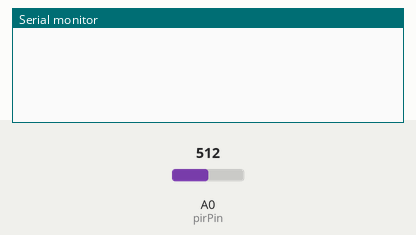
Bench run of a sketch on a simulated Arduino Uno, built with avr-gcc and run on an emulated ATmega328P. On the bench: the last lines printed to the serial monitor. The test bench sets the inputs (shaded band); at power-on: A0 (pirPin) = 512.

Above: at 1.2 s.
1.3 s: A0 (pirPin) set to 610
At 2.4 s:
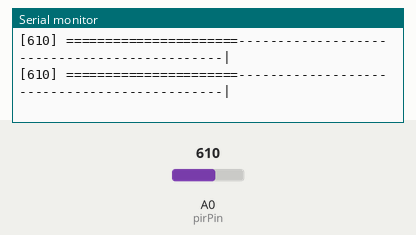
2.8 s: A0 (pirPin) set to 605
At 3.6 s:
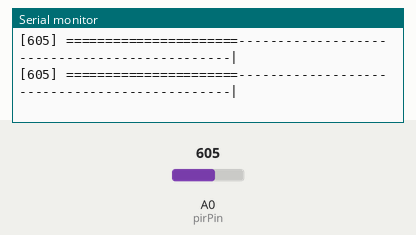

Measured:
- after the input at 1.3 s, the serial monitor: prints a new line at once (image 1)
- after the input at 2.8 s, the serial monitor: prints a new line at once (image 2)

The sketch:

analog_pir.ino
```cpp
/*
 *   Analog PIR motion detection
 *
 *   Uses the standard HC-SR501 or any motion sensor using the BISS0001 chip
 *
 *   To acquire the analog signal you need to solder a wire to PIN 12 of the BISS0001 chip.
 *   Pin 12 is the Analog Output from an Op-amp ... at 0 to 3.3v
 *
 *   No motion: ~ 1.65v
 *
 *   Motion: 0v to 3.3v
 *
 *   As motion takes place, the analog signal will reflect the motion it sees.
 */
int pirPin=0;
int value=0;
int motion_status = 0;
int motion_trigger = 0;
long unsigned int motion_timer;
long unsigned int motion_start_timer;

// DEBUG INFO -- a visual display of the motion data
boolean SHOW_DEBUG = true;

void setup()
{
  Serial.begin(115200);
  // For Arduino Boards with External ARef
  analogReference(EXTERNAL);
  pinMode(pirPin, INPUT);
}
void loop()
{
    int tmp_val = 0;
    int inv_val = 0;
    int i = 0;
    int res = 3;


    // get value
    value=analogRead(pirPin);

    // Analog values will hover in the middle of the analog range while no motion is detected
    // So, we look for changes (Up or Down)
    if (value > 600 || value < 400)
    {
      motion_timer = millis();
      if (!motion_status)
      {
        motion_status = 1;
        motion_start_timer = millis();

      }
      // make sure motion is active for a period of time before triggering motion start event
      if (!motion_trigger && motion_status && millis() - motion_start_timer < 500)
      {
        Serial.println("Motion started");
        motion_trigger = 1;
      }

      inv_val = 1200 - value;
      tmp_val = value;
      tmp_val = tmp_val / res;
      inv_val = inv_val / res;

      if (SHOW_DEBUG)
      {
        Serial.print("[" + String(value) + "] ");
      }

      // loop thru values, check for motion
      for (i=0;i<(1200/res);i++)
      {
        if (tmp_val >=0)
        {
          tmp_val -= res;
          if (tmp_val < 600/res && tmp_val > 400/res)
          {
            if (SHOW_DEBUG)
            {
              Serial.print("=");
            }
          }else if (tmp_val > 600/res)
          {
            if (SHOW_DEBUG)
            {
              Serial.print(".");
            }
          } else if (tmp_val < 400/res)
          {
            if (SHOW_DEBUG)
            {
              Serial.print("-");
            }
          }
        }
      }

      if (SHOW_DEBUG)
      {
        Serial.println("|");
      }
    }

    // check for motion stop
    if (motion_trigger && millis() - motion_timer > 1500)
    {
      motion_status = 0;
      motion_trigger = 0;
      Serial.println("Motion stopped");
      Serial.println("Length: "+ String((millis() - motion_start_timer)/1000) + " sec");
    }

    // check trigger, stop jitter.
    if (!motion_trigger && motion_status && millis() - motion_start_timer > 1000)
    {
      motion_trigger = 0;
      motion_status = 0;
    }

  delay(10);
}
```
